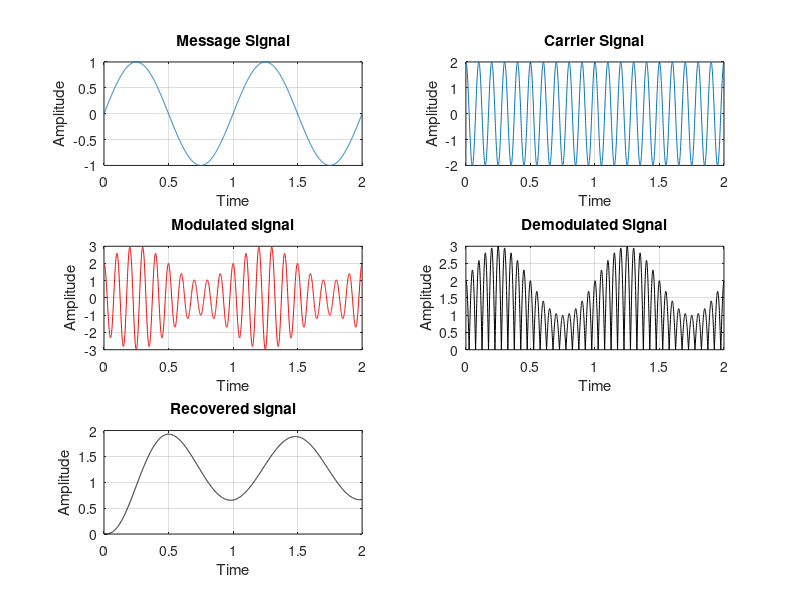

The MATLAB source for this figure:
clc;
close all;
Am= 1; %amplitude of Modulating Signal
Ac= 2; %amplitude of Carrier Signal
fm= 1; %fm<fc Modulating frequency
fc=10; %Carrier Frequency
fs=100*fc;
m=0.5; %Modulation Index(M<1)
t= 0:0.001:2; %time axis
x= Am*sin(2*pi*fm*t); %message signal
subplot(3,2,1);
plot(t,x);
xlabel('Time');
ylabel('Amplitude');
title('Message Signal');
grid on;
y= Ac*cos(2*pi*fc*t); %carrier signal
subplot(3,2,2)
plot(t,y);
xlabel('Time');
ylabel('Amplitude');
title('Carrier Signal');
grid on;
am_modulated= (1+m*x).*y;
subplot(3,2,3);
plot(t,am_modulated);
plot(t,am_modulated,'r');
xlabel('Time');
ylabel('Amplitude');
title('Modulated signal');
grid on;
demodulated= abs(am_modulated);
subplot(3,2,4);
plot(t,demodulated);
plot(t, demodulated,'k');
xlabel('Time');
ylabel('Amplitude');
title('Demodulated Signal');
grid on;
nf= fm/fs;
[a,b]= butter(3,3*nf);
z= filter(a,b,demodulated);
subplot(3,2,5);
plot(t,z);
plot(t,z,'k');
xlabel('Time');
ylabel('Amplitude');
title('Recovered signal');
grid on;